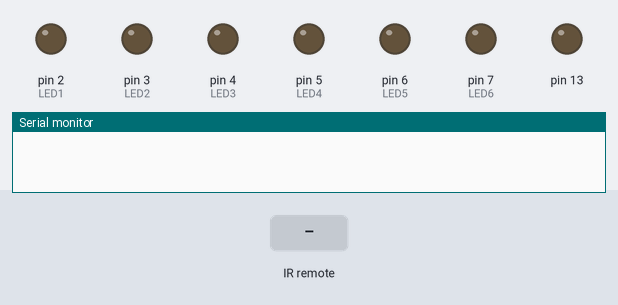
Simulated run of this sketch. Board: Arduino Uno, built with avr-gcc and run on an emulated ATmega328P. Parts: output pins drawn as LEDs (lit = HIGH), the last lines printed to the serial monitor. Dashed ring = blinking. Inputs (shaded band) come from the test bench.

Above: at 1.2 s.
1.3 s: infrared code 0x00FFC23D received
At 3.2 s:
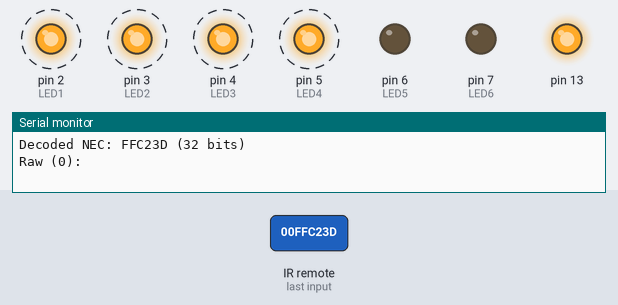
At 3.6 s:
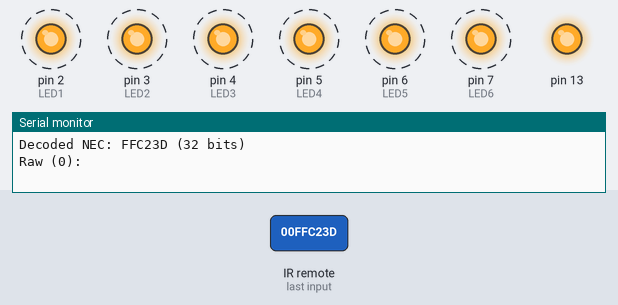
Timing chart, 0 to 12.2 s (numbered marks = the images above; inputs shaded):
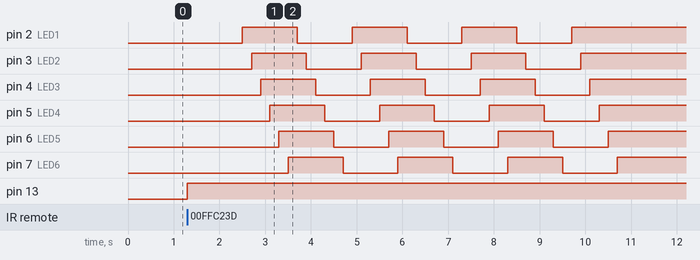

Measured:
- after the input at 1.3 s, pin 2 (LED1): alternates HIGH for 1.2 s and LOW for 1.2 s, 7 changes in all, then stays HIGH, starting after 1.2 s; pin 3 (LED2): alternates HIGH for 1.2 s and LOW for 1.2 s, 7 changes in all, then stays HIGH, starting after 1.4 s

The sketch:

IR_Remote.ino
```cpp
#include <IRremote.h>

int RECV_PIN = 11;
int LED1 = 2;
int LED2 = 3;
int LED3 = 4;
int LED4 = 5;
int LED5 = 6;
int LED6 = 7;
long power = 0x00FFA25D;
long on1 = 0x00FF30CF;
long on2 = 0x00FF18E7;
long on3 = 0x00FF7A85;
long on4 = 0x00FF10EF;
long on5 = 0x00FF38C7;
long on6 = 0x00FF5AA5;
long strobe = 0x00FFC23D;

IRrecv irrecv(RECV_PIN);
decode_results results;

void dump(decode_results *results) {
  int count = results->rawlen;
  if (results->decode_type == UNKNOWN)
  {
    Serial.println("Could not decode message");
  }
  else
  {
    if (results->decode_type == NEC)
    {
      Serial.print("Decoded NEC: ");
    }
    else if (results->decode_type == SONY)
    {
      Serial.print("Decoded SONY: ");
    }
    else if (results->decode_type == RC5)
    {
      Serial.print("Decoded RC5: ");
    }
    else if (results->decode_type == RC6)
    {
      Serial.print("Decoded RC6: ");
    }
    Serial.print(results->value, HEX);
    Serial.print(" (");
    Serial.print(results->bits, DEC);
    Serial.println(" bits)");
  }
  Serial.print("Raw (");
  Serial.print(count, DEC);
  Serial.print("): ");
  for (int i = 0; i < count; i++)
  {
    if ((i % 2) == 1) {
      Serial.print(results->rawbuf[i]*USECPERTICK, DEC);
    }
    else
    {
      Serial.print(-(int)results->rawbuf[i]*USECPERTICK, DEC);
    }
    Serial.print(" ");
  }
  Serial.println("");
}

void setup()
{
  pinMode(RECV_PIN, INPUT);
  pinMode(LED1, OUTPUT);
  pinMode(LED2, OUTPUT);
  pinMode(LED3, OUTPUT);
  pinMode(LED4, OUTPUT);
  pinMode(LED5, OUTPUT);
  pinMode(LED6, OUTPUT);
  pinMode(13, OUTPUT);
  Serial.begin(9600);
  irrecv.enableIRIn(); // Start the receiver
}

int on = 0;
unsigned long last = millis();

void loop()
{
  if (irrecv.decode(&results))
  {
    // If it's been at least 1/4 second since the last
    // IR recved, toggle the relay
    if (millis() - last > 250)
    {
      on = !on;
      //
      digitalWrite(8, on ? HIGH : LOW);
      digitalWrite(13, on ? HIGH : LOW);
      dump(&results);
    }
    if (results.value == power ){
      digitalWrite(LED1, LOW);
      digitalWrite(LED2, LOW);
      digitalWrite(LED3, LOW);
      digitalWrite(LED4, LOW);
      digitalWrite(LED5, LOW);
      digitalWrite(LED6, LOW);
    }
    if (results.value == strobe ){
      for(int i = 0; i <= 3; i++) {
    digitalWrite(LED1, LOW);
    delay(200);
    digitalWrite(LED2, LOW);
    delay(200);
    digitalWrite(LED3, LOW);
    delay(200);
    digitalWrite(LED4, LOW);
    delay(200);
    digitalWrite(LED5, LOW);
    delay(200);
    digitalWrite(LED6, LOW);
    delay(200);
    digitalWrite(LED1, HIGH);
    delay(200);
    digitalWrite(LED2, HIGH);
    delay(200);
    digitalWrite(LED3, HIGH);
    delay(200);
    digitalWrite(LED4, HIGH);
    delay(200);
    digitalWrite(LED5, HIGH);
    delay(200);
    digitalWrite(LED6, HIGH);
    delay(200);
  }
    }
    if (results.value == on1 )
      digitalWrite(LED1, HIGH);
    if (results.value == on2 )
      digitalWrite(LED2, HIGH);
    if (results.value == on3 )
      digitalWrite(LED3, HIGH);
    if (results.value == on4 )
      digitalWrite(LED4, HIGH);
    if (results.value == on5 )
      digitalWrite(LED5, HIGH);
    if (results.value == on6 )
      digitalWrite(LED6, HIGH);
    last = millis();
    irrecv.resume(); // Receive the next value
  }
}
```
